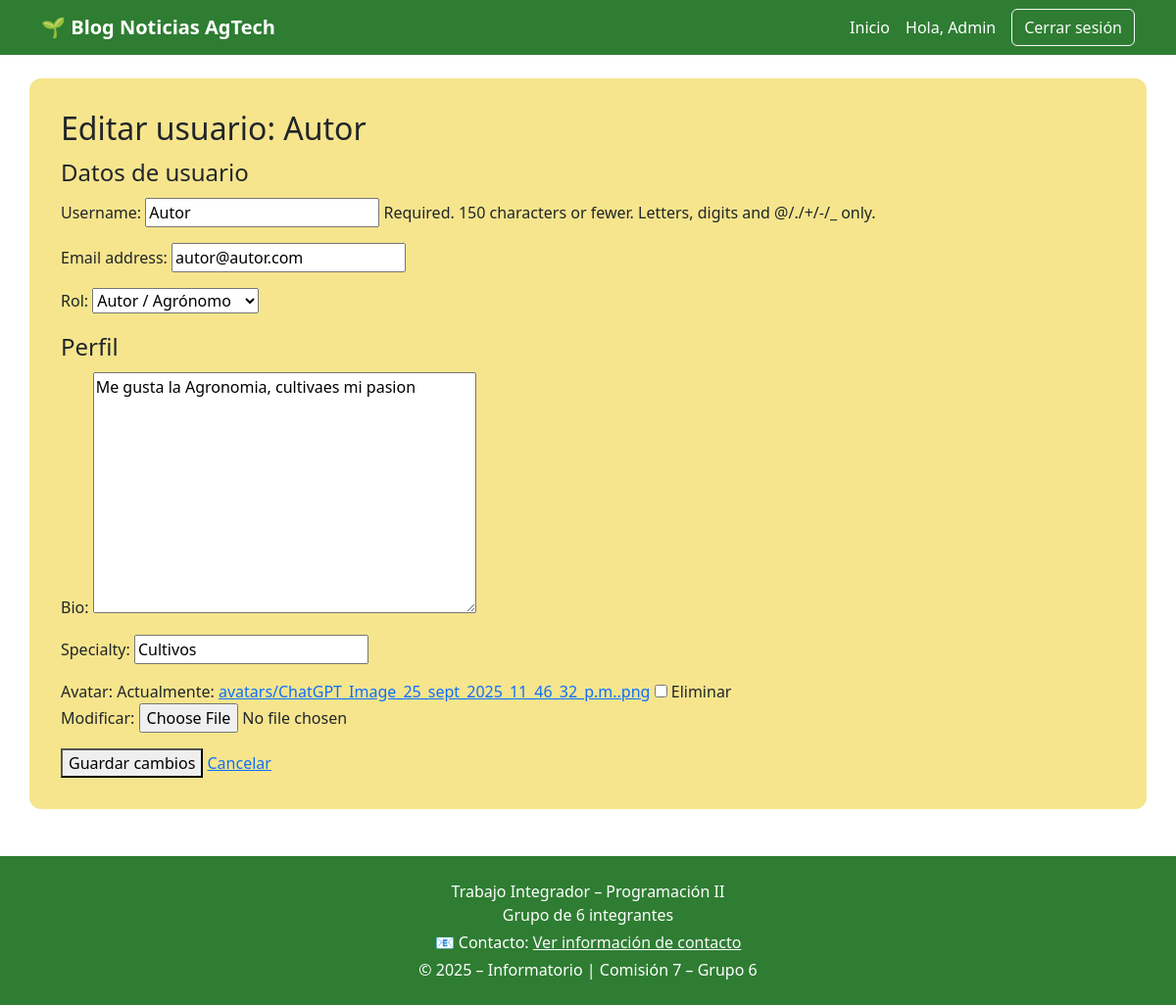
Page /api/v1/3/edit/ (signed in) on the committed database.
### apps/autenticacion/models.py (models this page shows, shortened)
class Usuario(AbstractUser):
    rol = models.CharField(
        max_length=10,
        choices=Rol.choices,
        default=Rol.USUARIO
    )

### apps/users/models.py (models this page shows, shortened)
class Profile(models.Model):
    user = models.OneToOneField(
        settings.AUTH_USER_MODEL,
        on_delete=models.CASCADE,
        related_name='profile'
    )
    bio = models.TextField(blank=True)
    specialty = models.CharField(max_length=100, blank=True)
    avatar = models.ImageField(
        upload_to='avatars/',
        null=True,
        blank=True
    )

### apps/users/views.py (the view)
# urls.py: path('<int:pk>/edit/', user_admin_edit, name='edit'),
@login_required
def user_admin_edit(request, pk):
    if request.user.rol != 'admin':
        return redirect('inicio')
    user_obj = get_object_or_404(User, pk=pk)
    profile = user_obj.profile
    if request.method == 'POST':
        user_form = UsuarioAdminEditForm(request.POST, instance=user_obj)
        profile_form = ProfileAdminEditForm(
            request.POST, request.FILES, instance=profile
        )
        if user_form.is_valid() and profile_form.is_valid():
            user_form.save()
            profile_form.save()
            return redirect('users:detail', user_obj.id)
    else:
        user_form = UsuarioAdminEditForm(instance=user_obj)
        profile_form = ProfileAdminEditForm(instance=profile)
    return render(
        request,
        'users/user_admin_form.html',
        {
            'user_form': user_form,
            'profile_form': profile_form,
            'user_obj': user_obj,
        }
    )

### apps/users/forms.py
class UsuarioAdminEditForm(forms.ModelForm):
    class Meta:
        model = User
        fields = ('username', 'email', 'rol')

class ProfileAdminEditForm(forms.ModelForm):
    class Meta:
        model = Profile
        fields = ('bio', 'specialty', 'avatar')

### templates/users/user_admin_form.html (shortened to what this page needs)
{% extends "base.html" %}
{% block content %}
<h2>Editar usuario: {{ user_obj.username }}</h2>
<form method="post" enctype="multipart/form-data">
    <fieldset>
        <legend>Datos de usuario</legend>
        {{ user_form.as_p }}
    </fieldset>
    <fieldset>
        <legend>Perfil</legend>
        {{ profile_form.as_p }}
    </fieldset>
    <button type="submit">Guardar cambios</button>
    <a href="{% url 'users:detail' user_obj.id %}">Cancelar</a>
</form>
{% endblock %}

### templates/modulos/navbar.html (shortened to what this page needs)
<header>
    <nav class="navbar navbar-expand-lg navbar-agtech">
        <div class="container">
            <a class="navbar-brand fw-bold" href="{% url 'inicio' %}">
                🌱 Blog Noticias AgTech
            </a>
            <div class="collapse navbar-collapse" id="navbarAgtech">
                <ul class="navbar-nav ms-auto align-items-lg-center">
                    <li class="nav-item">
                        <a class="nav-link" href="{% url 'inicio' %}">Inicio</a>
                    </li>
                    {% if user.is_authenticated %}
                        <li class="nav-item">
                            <span class="nav-link">
                                Hola, {{ user.username }}
                            </span>
                        </li>
                        <li class="nav-item">
                            <a class="btn btn-outline-light ms-lg-2"
                               href="{% url 'apps.autenticacion:confirmar_logout' %}">
                                Cerrar sesión
                            </a>
                        </li>
                    {% endif %}
                </ul>
            </div>
        </div>
    </nav>
</header>

### static/css/main.css (style rules this page uses)
:root { --agtech-green: #2e7d32; --agtech-yellow: #f6e58d; }
.navbar-agtech { background-color: #2e7d32; }
.navbar-agtech .navbar-brand, .navbar-agtech .nav-link { color: #ffffff !important; }

### rows in the picture
Usuario: username "Admin"
Usuario: username "Autor", email "autor@autor.com", rol "Autor / Agrónomo"
Profile: bio "Me gusta la Agronomia, cultivaes mi pasion", specialty "Cultivos"
